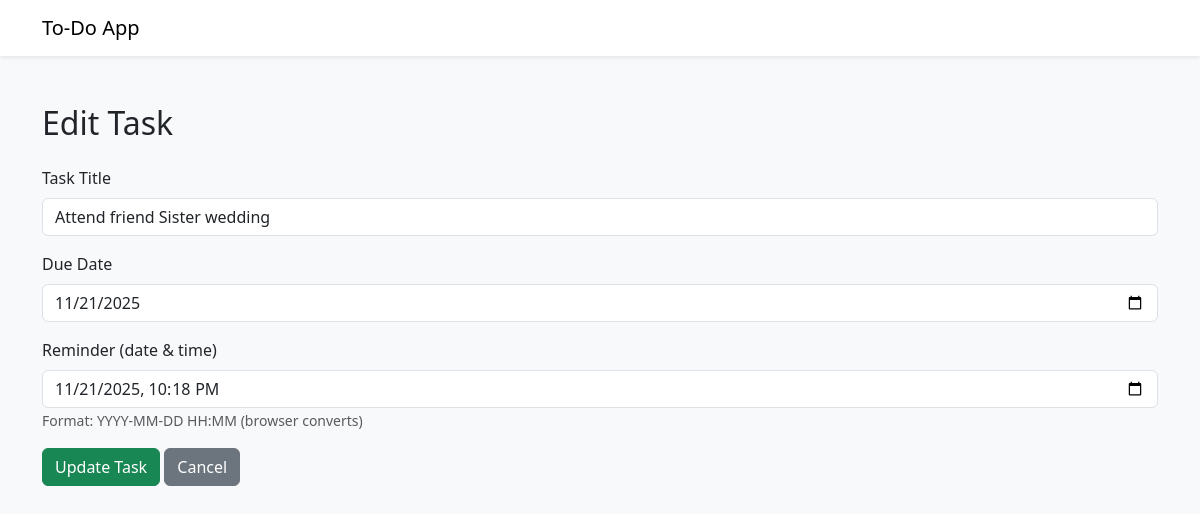
Screenshot of /edit/11 with the database file from the repository.
### tables this page shows
CREATE TABLE tasks(
                id INTEGER PRIMARY KEY AUTOINCREMENT,
                title TEXT NOT NULL
        , completed INTEGER DEFAULT 0, due_date TEXT DEFAULT NULL, reminder_at TEXT DEFAULT NULL, reminder_sent TEXT DEFAULT 0);

### app.py (the view)
@app.route("/edit/<int:id>", methods=["POST", "GET"])
def edit_task(id):
    conn = get_db_connection()
    tasks = conn.execute("SELECT * FROM tasks WHERE id = ?", (id,)).fetchone()
    conn.close()
    if tasks is None:
        return "Task not Found", 404
    return render_template("edit.html", task=tasks)

### app.py (called while the page is built)
def get_db_connection():
    conn = sqlite3.connect("task.db")
    conn.row_factory = sqlite3.Row
    return conn

### templates/edit.html
{% extends "base.html" %}
{% block content %}
<h2 class="mb-4">Edit Task</h2>
<form action="{{ url_for('update_task', id=task['id']) }}" method="POST" class="mb-3">
    <div class="mb-3">
        <label class="form-label">Task Title</label>
        <input type="text" name="task" class="form-control" value="{{ task['title'] }}" required>
    </div>
    <div class="mb-3">
        <label class="form-label">Due Date</label>
        <input type="date" name="due_date" value="{{ task['due_date'] or ''}}" class="form-control">
    </div>
    <div class="mb-3">
        <label class="form-label">Reminder (date & time)</label>
        <input type="datetime-local" name="reminder_at"
               value="{% if task['reminder_at'] %}{{ task['reminder_at']|replace(' ', 'T') }}{% endif %}"
               class="form-control">
        <small class="text-muted">Format: YYYY-MM-DD HH:MM (browser converts)</small>
    </div>
    <button class="btn btn-success" type="submit">Update Task</button>
    <a href="{{ url_for('index') }}" class="btn btn-secondary">Cancel</a>
</form>
{% endblock %}

### rows the page displays
tasks: task "Attend friend Sister wedding", due_date "11/21/2025", reminder_at "11/21/2025 22:18"
